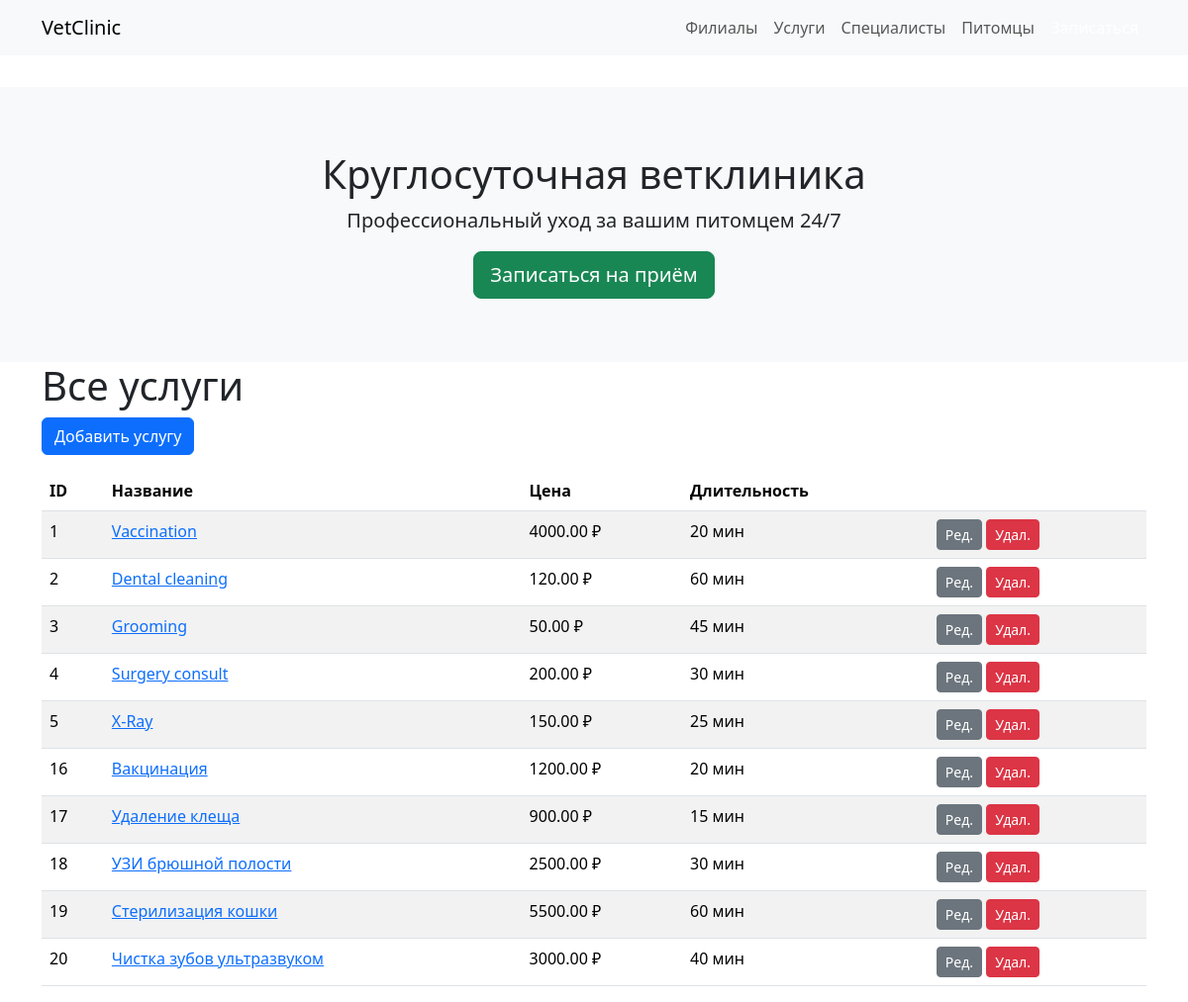
Page /services/ on the committed database.
### vetclinic/models.py (models this page shows, shortened)
class Service(models.Model):
    id = models.AutoField(primary_key=True, db_column="service_id")
    name = models.CharField(_("название"), max_length=150)
    description = models.TextField(_("описание"), blank=True)
    base_price = models.DecimalField(_("базовая цена"), max_digits=10, decimal_places=2)
    duration_minutes = models.PositiveIntegerField(_("длительность, мин"), null=True, blank=True)
    created_at = models.DateTimeField(_("создан"), default=timezone.now)
    updated_at = models.DateTimeField(_("обновлён"), auto_now=True)
    class Meta:
        db_table = "services"
        verbose_name = _("услуга")
        verbose_name_plural = _("услуги")

### vetclinic/views.py (the view)
# urls.py: path("services/",               views.ServiceListView.as_view(),   name="service_list"),
class ServiceListView(ListView):
    model = Service
    template_name = "vetclinic/service_list.html"
    context_object_name = "services"

### vetclinic/templates/vetclinic/service_list.html (shortened to what this page needs)
{% extends 'vetclinic/base.html' %}
{% block content %}
<h1>Все услуги</h1>
<a href="{% url 'vetclinic:service_add' %}" class="btn btn-primary mb-3">Добавить услугу</a>
<table class="table table-striped">
  <thead><tr><th>ID</th><th>Название</th><th>Цена</th><th>Длительность</th><th></th></tr></thead>
  <tbody>
  {% for s in services %}
    <tr>
      <td>{{ s.id }}</td>
      <td><a href="{% url 'vetclinic:service_detail' s.pk %}">{{ s.name }}</a></td>
      <td>{{ s.base_price }} ₽</td>
      <td>{{ s.duration_minutes }} мин</td>
      <td>
        <a class="btn btn-sm btn-secondary" href="{% url 'vetclinic:service_edit' s.pk %}">Ред.</a>
        <a class="btn btn-sm btn-danger" href="{% url 'vetclinic:service_delete' s.pk %}">Удал.</a>
      </td>
    </tr>
  {% empty %}
    <tr><td colspan="5">Нет услуг</td></tr>
  {% endfor %}
  </tbody>
</table>
{% endblock %}

### rows in the picture
Service: id "1", name "Vaccination", base_price "4000.00", duration_minutes "20"
Service: id "2", name "Dental cleaning", base_price "120.00", duration_minutes "60"
Service: id "3", name "Grooming", base_price "50.00", duration_minutes "45"
Service: id "4", name "Surgery consult", base_price "200.00", duration_minutes "30"
Service: id "5", name "X-Ray", base_price "150.00", duration_minutes "25"
Service: id "16", name "Вакцинация", base_price "1200.00", duration_minutes "20"
Service: id "17", name "Удаление клеща", base_price "900.00", duration_minutes "15"
Service: id "18", name "УЗИ брюшной полости", base_price "2500.00", duration_minutes "30"
Service: id "19", name "Стерилизация кошки", base_price "5500.00", duration_minutes "60"
Service: id "20", name "Чистка зубов ультразвуком", base_price "3000.00", duration_minutes "40"
